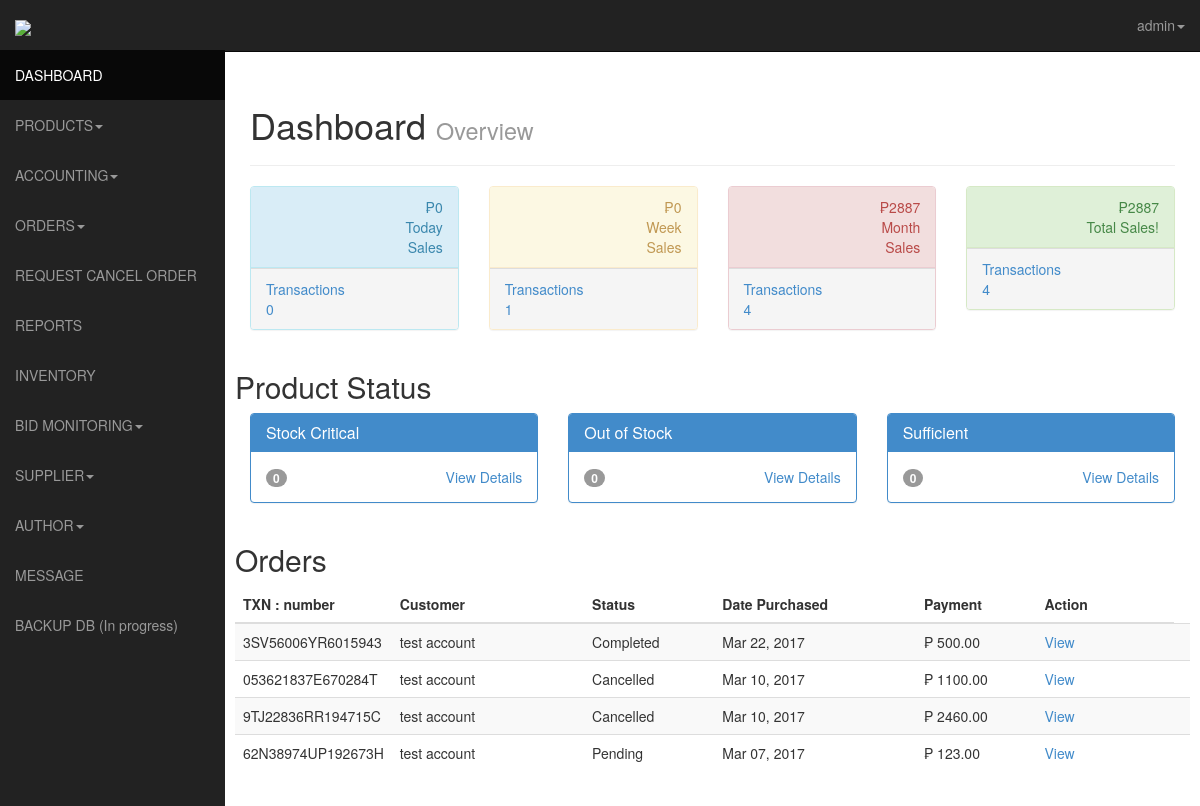
Before: /admin/index.php (signed in) with the older database file.
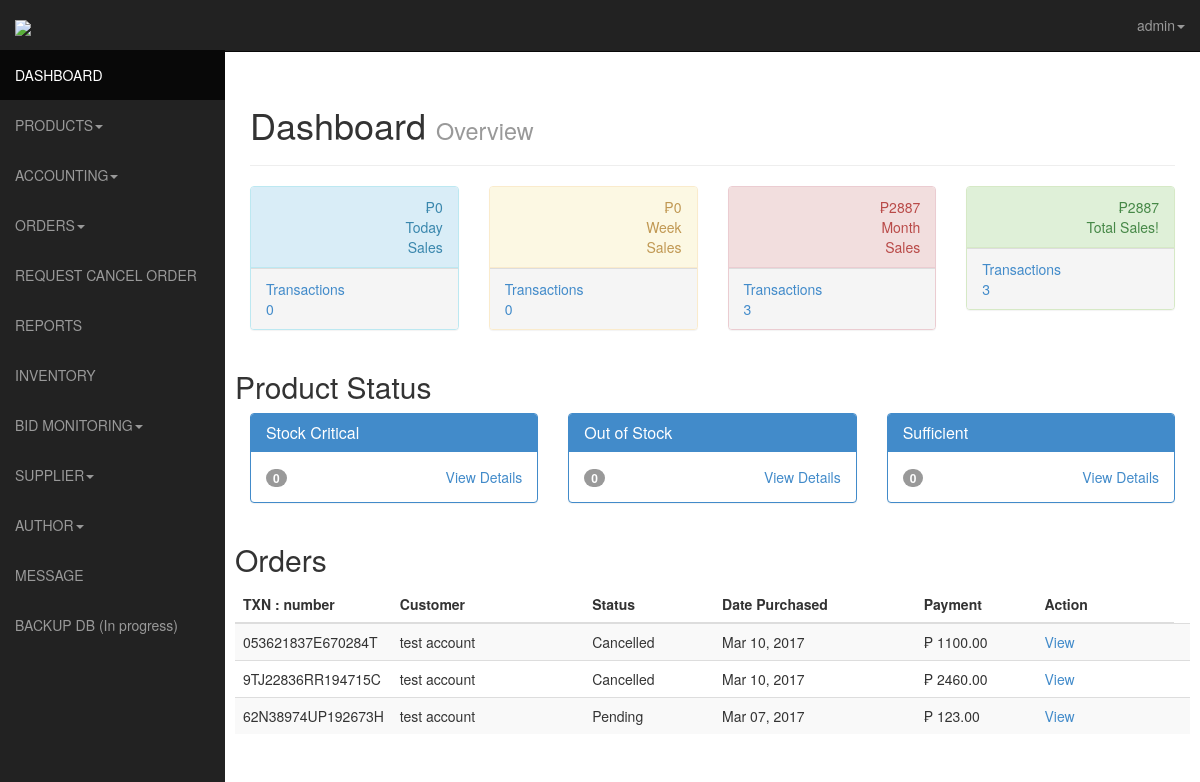
After: the same page with the newer database file.
### tables this page shows
CREATE TABLE IF NOT EXISTS `transactions` (
  `id` int(11) NOT NULL AUTO_INCREMENT,
  `user_id` int(11) NOT NULL,
  `product_id_array` varchar(255) NOT NULL,
  `payer_email` varchar(255) NOT NULL,
  `first_name` varchar(255) NOT NULL,
  `last_name` varchar(255) NOT NULL,
  `month` varchar(4) NOT NULL,
  `day` varchar(4) NOT NULL,
  `year` varchar(4) NOT NULL,
  `payment_date` timestamp NOT NULL DEFAULT CURRENT_TIMESTAMP ON UPDATE CURRENT_TIMESTAMP,
  `mc_gross` varchar(255) NOT NULL,
  `payment_currency` varchar(255) NOT NULL,
  `receiver_email` varchar(255) NOT NULL,
  `payment_type` varchar(255) NOT NULL,
  `payment_status` varchar(255) NOT NULL,
  `txn_type` varchar(255) NOT NULL,
  `payer_status` varchar(255) NOT NULL,
  `address_street` varchar(255) NOT NULL,
  `address_city` varchar(255) NOT NULL,
  `address_state` varchar(255) NOT NULL,
  `address_zip` varchar(255) NOT NULL,
  `address_country` varchar(255) NOT NULL,
  `address_status` varchar(255) NOT NULL,
  `notify_version` varchar(255) NOT NULL,
  `verify_sign` varchar(255) NOT NULL,
  `payer_id` varchar(255) NOT NULL,
  `mc_currency` varchar(255) NOT NULL,
  `mc_fee` varchar(255) NOT NULL,
  `txn_id` varchar(255) NOT NULL,
  `qty` int(11) NOT NULL,
  PRIMARY KEY (`id`)
);

### admin/index.php (the view, shortened to what the changed rows need)
<?php
$month = date('m');
$year = date('Y');
?>
<?php
$date2 = date('m/d/Y');
$date1 = strtotime ( '7 days ago' , strtotime ( $date2 ) ) ;
$smonth = date('m', $date1);
$sday = date('d', $date1);
$syear = date ('Y', $date1);
$end = strtotime($date2);
$emonth = date('m', $end);
$eday = date('d', $end);
$eyear = date('Y', $end);
$thisweek = mysql_query("SELECT * FROM transactions WHERE (month>=$smonth and month<=$emonth) and (year>=$syear and year<=$eyear)
            and (day>=$sday or day=$eday)");
$weekely = mysql_num_rows($thisweek );
?>
<?php
$thismonth = mysql_query("SELECT * FROM transactions WHERE month='$month' and year='$year'");
$tmonth = mysql_num_rows($thismonth );
?>
<?php
	$tsql = mysql_query("SELECT * FROM transactions ORDER BY id");
	$transactions = mysql_num_rows($tsql);
	?>
<!DOCTYPE html>
<html lang="en">
  <head>
    <link href="css/bootstrap.css" rel="stylesheet">
    <link href="css/sb-admin.css" rel="stylesheet">-->
    <link rel="stylesheet" href="css/morris-0.4.3.min.css">
  </head>
  <body>
    <div id="wrapper">
      <div id="page-wrapper">
        <div class="row">
          <div class="col-lg-12">
            <h1>Dashboard <small> Overview</small></h1>
          </div>
        </div>
        <div class="row">
          <div class="col-lg-3">
            <div class="panel panel-warning">
              <a href="#">
                <div class="panel-footer announcement-bottom">
                  <div class="row">
                    <div class="col-xs-6">
                      Transactions <?php echo $weekely?>
                    </div>
                    <div class="col-xs-6 text-right">
                    </div>
                  </div>
                </div>
              </a>
            </div>
          </div>
          <div class="col-lg-3">
            <div class="panel panel-danger">
              <a href="#">
                <div class="panel-footer announcement-bottom">
                  <div class="row">
                    <div class="col-xs-6">
                     Transactions <?php echo $tmonth  ?>                   </div>
                    <div class="col-xs-6 text-right">
                    </div>
                  </div>
                </div>
              </a>
            </div>
          </div>
          <div class="col-lg-3">
            <div class="panel panel-success">
              <a href="#">
                <div class="panel-footer announcement-bottom">
                  <div class="row">
                    <div class="col-xs-6">
                     Transactions <?php echo $transactions ?>
                    </div>
                    <div class="col-xs-6 text-right">
                    </div>
                  </div>
                </div>
              </a>
            </div>
          </div>
        </div>
        <div class="row">
    <h2>Product Status</h2>
        </div>
			   <div class="row">
            <h2>Orders</h2>
            <div class="table-responsive">
             <table class="table table-striped">
<thead>
<tr>
<th width="15%">TXN : number</th>
    <th width="21%">Customer</th>
    <th width="14%">Status</th>
    <th width="22%">Date Purchased</th>
    <th width="13%">Payment</th>
    <th width="15%">Action</th>
</tr>
</thead>
<tbody>
  				 <?php
$sql = mysql_query("SELECT * FROM transactions ORDER BY id DESC");
$productCount = mysql_num_rows($sql);
if ($productCount > 0) {
	while($row = mysql_fetch_array($sql)){
			 $id = $row['id'];
			  $gross = $row["mc_gross"];
			  $txn_id = $row["txn_id"];
			 $firstname = $row["first_name"];
			 $lastname = $row["last_name"];
			 $payer_status = $row["payer_status"];
			 $street = $row["address_street"];
			 $city = $row["address_city"];
			 $state = $row["address_state"];
			  $country = $row["address_country"];
			  $payment_status= $row["payment_status"];
				$cartTotal2="";
			 $datepayment = strftime("%b %d, %Y", strtotime($row["payment_date"]));
			 if($payment_status=='Completed'){
				 $stat=$payment_status;
				 }
			 else{
				 $stat=' '.$payment_status.' <a title="Update Status" href="transactions.php?transactid='.$id.'"><span class="icon-pencil"></span></a>';
				 }
 echo'<tr>
    <td height="29">'.$txn_id.'</td>
    <td>'.$firstname.' '. $lastname.'</td>
    <td>'.$stat.'</td>
	 <td>'.$datepayment .'</td>
    <td> &#8369; '.$gross.'</td>
	<td><a  data-toggle="modal" href="#transaction'.$id.'">View</a></td>
	<td>
<div class="modal fade" id="transaction'.$id.'" tabindex="-1" role="dialog" aria-labelledby="myModalLabel" aria-hidden="true">
  <div class="modal-dialog">
    <div class="modal-content">
      <div class="modal-header">
        <button type="button" class="close" data-dismiss="modal" aria-hidden="true">&times;</button>
        <h4 class="modal-title" id="myModalLabel">Transaction Details of : '.$firstname.' '.$lastname.' </h4>
      </div>
      <div class="modal-body">
				 Billing Address :<span style="font-size: 14px">'.$street.' '.$city.' '.$state.' '.$country.'</span><br/>
     			 Status : <span style="font-size: 14px">'.$payment_status.'</span><br/>
				 Payer Status : <span style="font-size: 14px">'.$payer_status.'</span><br/>
				 Date of Transaction : <span style="font-size: 14px">'.$datepayment.'</span><br/>
     			 Orders:
      <hr /> <div class="row thead">
               <div class="col-lg-2">Item name</div>
                <div class="col-lg-2">Price</div>
                 <div class="col-lg-2">Quantity</div>
                 <div class="col-lg-2">TPrice</div>
             </div>';
	$product_array = $row["product_id_array"];
  				$product_id_string = rtrim($product_array, ",");
                $pieces = explode(",", $product_id_string);
                $result = count($pieces);
			    for ($i=0; $i<$result; $i++){
                                    list($cat, $quan) = explode("-", $pieces[$i]);
                                    $prod = mysql_query("SELECT * FROM products WHERE id='$cat'");
                                    while($row = mysql_fetch_array($prod)){
										 $price2 = $row['price'];
										$pricetotal1 = $price2 * $quan;
										$cartTotal2 = $pricetotal1 + $cartTotal2;
									}
				}
	  echo'
               <hr />
              <div class="row">
               <div class="span2 pull-right">Total Order: &#8369;'.$cartTotal2.'</div>
             </div>
		</div>
      <div class="modal-footer">
        <button type="button" class="btn btn-default" data-dismiss="modal">Close</button>
      </div>
    </div>
  </div>
</div></td>
  </tr>';
    }
}
else {
	echo  '<tr>
    <td height="29" colspan="6"><h4 class=" alert alert_warning">No transactions are being made yet!</h4>  </tr>';
	}
?>
</tbody>
</table>
    			</div>
        </div>
      </div>
    </div>
  </body>
</html>

Changed rows visible on the page:
removed transactions: txn "3SV56006YR6015943", first_name "test", last_name "account", payment_status "Completed", payment_date "Mar 22, 2017", mc_gross "500.00"
Other visible differences:
$weekely: "1" → "0"
$tmonth: "4" → "3"
$transactions: "4" → "3"
